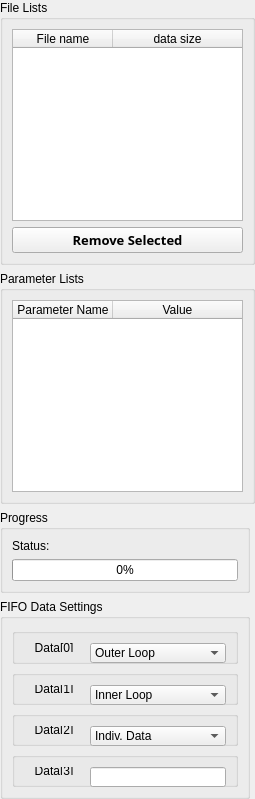
     <widget class="QFrame" name="verticalFrame_3">
      <property name="minimumSize">
       <size>
        <width>255</width>
        <height>0</height>
       </size>
      </property>
      <property name="maximumSize">
       <size>
        <width>255</width>
        <height>16777215</height>
       </size>
      </property>
      <layout class="QVBoxLayout" name="verticalLayout_9">
       <property name="spacing">
        <number>6</number>
       </property>
       <property name="leftMargin">
        <number>0</number>
       </property>
       <property name="topMargin">
        <number>0</number>
       </property>
       <property name="rightMargin">
        <number>0</number>
       </property>
       <property name="bottomMargin">
        <number>0</number>
       </property>
       <item>
        <widget class="QGroupBox" name="GBOX_file_list">
         <property name="title">
          <string>File Lists</string>
         </property>
         <layout class="QVBoxLayout" name="verticalLayout_8">
          <item>
           <widget class="QTableWidget" name="TBL_file_list">
            <property name="editTriggers">
             <set>QAbstractItemView::NoEditTriggers</set>
            </property>
            <property name="sortingEnabled">
             <bool>false</bool>
            </property>
            <property name="cornerButtonEnabled">
             <bool>false</bool>
            </property>
            <attribute name="horizontalHeaderStretchLastSection">
             <bool>true</bool>
            </attribute>
            <attribute name="verticalHeaderVisible">
             <bool>false</bool>
            </attribute>
            <column>
             <property name="text">
              <string>File name</string>
             </property>
            </column>
            <column>
             <property name="text">
              <string>data size</string>
             </property>
            </column>
           </widget>
          </item>
          <item>
           <widget class="QPushButton" name="BTN_remove_selected">
            <property name="enabled">
             <bool>true</bool>
            </property>
            <property name="sizePolicy">
             <sizepolicy hsizetype="Preferred" vsizetype="Preferred">
              <horstretch>0</horstretch>
              <verstretch>0</verstretch>
             </sizepolicy>
            </property>
            <property name="minimumSize">
             <size>
              <width>80</width>
              <height>25</height>
             </size>
            </property>
            <property name="maximumSize">
             <size>
              <width>16777215</width>
              <height>30</height>
             </size>
            </property>
            <property name="font">
             <font>
              <family>Arial Black</family>
              <pointsize>10</pointsize>
              <weight>75</weight>
              <bold>true</bold>
             </font>
            </property>
            <property name="styleSheet">
             <string notr="true"/>
            </property>
            <property name="text">
             <string>Remove Selected</string>
            </property>
            <property name="checkable">
             <bool>false</bool>
            </property>
            <property name="checked">
             <bool>false</bool>
            </property>
            <property name="autoDefault">
             <bool>false</bool>
            </property>
           </widget>
          </item>
         </layout>
        </widget>
       </item>
       <item>
        <widget class="QGroupBox" name="groupBox">
         <property name="title">
          <string>Parameter Lists</string>
         </property>
         <layout class="QVBoxLayout" name="verticalLayout_10">
          <item>
           <widget class="QTableWidget" name="TBL_param">
            <property name="editTriggers">
             <set>QAbstractItemView::NoEditTriggers</set>
            </property>
            <property name="sortingEnabled">
             <bool>false</bool>
            </property>
            <property name="cornerButtonEnabled">
             <bool>false</bool>
            </property>
            <attribute name="horizontalHeaderStretchLastSection">
             <bool>true</bool>
            </attribute>
            <attribute name="verticalHeaderVisible">
             <bool>false</bool>
            </attribute>
            <column>
             <property name="text">
              <string>Parameter Name</string>
             </property>
            </column>
            <column>
             <property name="text">
              <string>Value</string>
             </property>
            </column>
           </widget>
          </item>
         </layout>
        </widget>
       </item>
       <item>
        <widget class="QGroupBox" name="GBOX_progress">
         <property name="maximumSize">
          <size>
           <width>250</width>
           <height>16777215</height>
          </size>
         </property>
         <property name="title">
          <string>Progress</string>
         </property>
         <layout class="QVBoxLayout" name="verticalLayout_2">
          <item>
           <widget class="QLabel" name="LBL_progress_status">
            <property name="sizePolicy">
             <sizepolicy hsizetype="Fixed" vsizetype="Preferred">
              <horstretch>0</horstretch>
              <verstretch>0</verstretch>
             </sizepolicy>
            </property>
            <property name="minimumSize">
             <size>
              <width>90</width>
              <height>0</height>
             </size>
            </property>
            <property name="text">
             <string>Status: </string>
            </property>
            <property name="alignment">
             <set>Qt::AlignLeading|Qt::AlignLeft|Qt::AlignVCenter</set>
            </property>
           </widget>
          </item>
          <item>
           <widget class="QProgressBar" name="PRGB_progress">
            <property name="value">
             <number>0</number>
            </property>
           </widget>
          </item>
         </layout>
        </widget>
       </item>
       <item>
        <widget class="QGroupBox" name="GBOX_fifo_settings">
         <property name="sizePolicy">
          <sizepolicy hsizetype="Preferred" vsizetype="Preferred">
           <horstretch>0</horstretch>
           <verstretch>0</verstretch>
          </sizepolicy>
         </property>
         <property name="minimumSize">
          <size>
           <width>200</width>
           <height>200</height>
          </size>
         </property>
         <property name="maximumSize">
          <size>
           <width>250</width>
           <height>200</height>
          </size>
         </property>
         <property name="title">
          <string>FIFO Data Settings</string>
         </property>
         <layout class="QVBoxLayout" name="verticalLayout">
          <item>
           <widget class="QGroupBox" name="GBOX_data0">
            <property name="sizePolicy">
             <sizepolicy hsizetype="Preferred" vsizetype="Preferred">
              <horstretch>0</horstretch>
              <verstretch>0</verstretch>
             </sizepolicy>
            </property>
            <property name="title">
             <string/>
            </property>
            <layout class="QHBoxLayout" name="horizontalLayout_4">
             <item>
              <widget class="QLabel" name="NON_data0">
               <property name="sizePolicy">
                <sizepolicy hsizetype="Fixed" vsizetype="Preferred">
                 <horstretch>0</horstretch>
                 <verstretch>0</verstretch>
                </sizepolicy>
               </property>
               <property name="minimumSize">
                <size>
                 <width>60</width>
                 <height>0</height>
                </size>
               </property>
               <property name="text">
                <string>Data[0]</string>
               </property>
               <property name="alignment">
                <set>Qt::AlignCenter</set>
               </property>
              </widget>
             </item>
             <item>
              <widget class="QComboBox" name="CBOX_data0">
               <property name="sizePolicy">
                <sizepolicy hsizetype="Preferred" vsizetype="Preferred">
                 <horstretch>0</horstretch>
                 <verstretch>0</verstretch>
                </sizepolicy>
               </property>
               <property name="minimumSize">
                <size>
                 <width>50</width>
                 <height>20</height>
                </size>
               </property>
               <property name="sizeAdjustPolicy">
                <enum>QComboBox::AdjustToContentsOnFirstShow</enum>
               </property>
               <item>
                <property name="text">
                 <string>Outer Loop</string>
                </property>
               </item>
               <item>
                <property name="text">
                 <string>Indiv. Data</string>
                </property>
               </item>
               <item>
                <property name="text">
                 <string>Partial Data</string>
                </property>
               </item>
              </widget>
             </item>
            </layout>
           </widget>
          </item>
          <item>
           <widget class="QGroupBox" name="GBOX_data1">
            <property name="title">
             <string/>
            </property>
            <layout class="QHBoxLayout" name="horizontalLayout_5">
             <item>
              <widget class="QLabel" name="NON_data1">
               <property name="sizePolicy">
                <sizepolicy hsizetype="Fixed" vsizetype="Preferred">
                 <horstretch>0</horstretch>
                 <verstretch>0</verstretch>
                </sizepolicy>
               </property>
               <property name="minimumSize">
                <size>
                 <width>60</width>
                 <height>0</height>
                </size>
               </property>
               <property name="text">
                <string>Data[1]</string>
               </property>
               <property name="alignment">
                <set>Qt::AlignCenter</set>
               </property>
              </widget>
             </item>
             <item>
              <widget class="QComboBox" name="CBOX_data1">
               <property name="sizePolicy">
                <sizepolicy hsizetype="Preferred" vsizetype="Preferred">
                 <horstretch>0</horstretch>
                 <verstretch>0</verstretch>
                </sizepolicy>
               </property>
               <property name="minimumSize">
                <size>
                 <width>85</width>
                 <height>20</height>
                </size>
               </property>
               <property name="sizeAdjustPolicy">
                <enum>QComboBox::AdjustToContentsOnFirstShow</enum>
               </property>
               <item>
                <property name="text">
                 <string>Inner Loop</string>
                </property>
               </item>
               <item>
                <property name="text">
                 <string>Indiv. Data</string>
                </property>
               </item>
               <item>
                <property name="text">
                 <string>Partial Data</string>
                </property>
               </item>
              </widget>
             </item>
            </layout>
           </widget>
          </item>
          <item>
           <widget class="QGroupBox" name="GBOX_data2">
            <property name="title">
             <string/>
            </property>
            <layout class="QHBoxLayout" name="horizontalLayout_6">
             <item>
              <widget class="QLabel" name="NON_data2">
               <property name="sizePolicy">
                <sizepolicy hsizetype="Fixed" vsizetype="Preferred">
                 <horstretch>0</horstretch>
                 <verstretch>0</verstretch>
                </sizepolicy>
               </property>
               <property name="minimumSize">
                <size>
                 <width>60</width>
                 <height>0</height>
                </size>
               </property>
               <property name="text">
                <string>Data[2]</string>
               </property>
               <property name="alignment">
                <set>Qt::AlignCenter</set>
               </property>
              </widget>
             </item>
             <item>
              <widget class="QComboBox" name="CBOX_data2">
               <property name="sizePolicy">
                <sizepolicy hsizetype="Preferred" vsizetype="Preferred">
                 <horstretch>0</horstretch>
                 <verstretch>0</verstretch>
                </sizepolicy>
               </property>
               <property name="minimumSize">
                <size>
                 <width>85</width>
                 <height>20</height>
                </size>
               </property>
               <property name="sizeAdjustPolicy">
                <enum>QComboBox::AdjustToContentsOnFirstShow</enum>
               </property>
               <item>
                <property name="text">
                 <string>Indiv. Data</string>
                </property>
               </item>
               <item>
                <property name="text">
                 <string>Partial Data</string>
                </property>
               </item>
              </widget>
             </item>
            </layout>
           </widget>
          </item>
          <item>
           <widget class="QGroupBox" name="GBOX_data3">
            <property name="title">
             <string/>
            </property>
            <layout class="QHBoxLayout" name="horizontalLayout_7">
             <item>
              <widget class="QLabel" name="NON_data3">
               <property name="sizePolicy">
                <sizepolicy hsizetype="Fixed" vsizetype="Preferred">
                 <horstretch>0</horstretch>
                 <verstretch>0</verstretch>
                </sizepolicy>
               </property>
               <property name="minimumSize">
                <size>
                 <width>60</width>
                 <height>0</height>
                </size>
               </property>
               <property name="text">
                <string>Data[3]</string>
               </property>
               <property name="alignment">
                <set>Qt::AlignCenter</set>
               </property>
              </widget>
             </item>
             <item>
              <widget class="QLineEdit" name="TXT_data_none">
               <property name="sizePolicy">
                <sizepolicy hsizetype="Preferred" vsizetype="Preferred">
                 <horstretch>0</horstretch>
                 <verstretch>0</verstretch>
                </sizepolicy>
               </property>
               <property name="minimumSize">
                <size>
                 <width>0</width>
                 <height>20</height>
                </size>
               </property>
               <property name="text">
                <string/>
               </property>
               <property name="alignment">
                <set>Qt::AlignCenter</set>
               </property>
               <property name="readOnly">
                <bool>true</bool>
               </property>
              </widget>
             </item>
            </layout>
           </widget>
          </item>
         </layout>
        </widget>
       </item>
      </layout>
     </widget>
